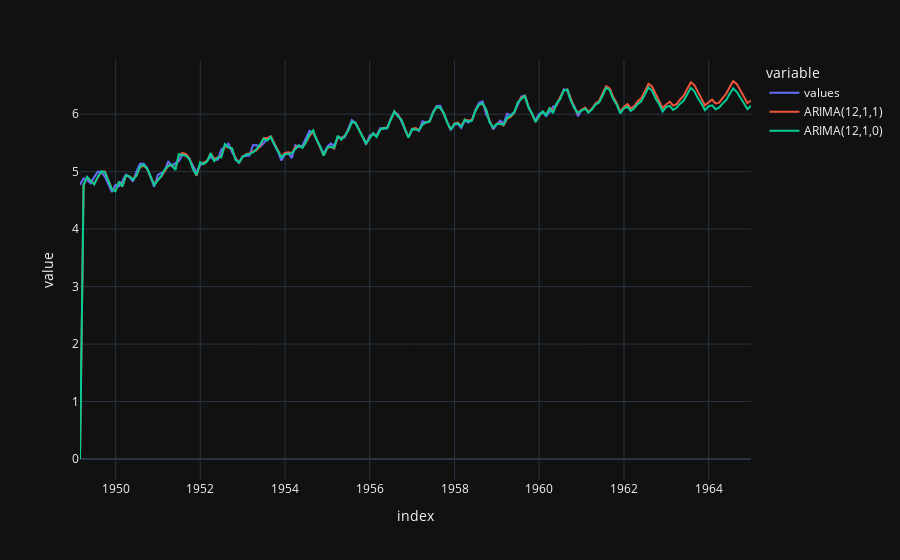

The notebook cell this image was saved under:
### Code cell
df_forecast.plot()

### Figure 1 — Plotly figure (JSON) as saved in the notebook; plotly's stock layout.template omitted (floating-point values rounded to 4 significant figures; data arrays with more than 128 entries replaced by an {"elided": "..."} marker saying what was removed)
{"data": [{"hovertemplate": "variable=values<br>index=%{x}<br>value=%{y}<extra></extra>", "legendgroup": "values", "line": {"color": "#636efa", "dash": "solid"}, "marker": {"symbol": "circle"}, "mode": "lines", "name": "values", "orientation": "v", "showlegend": true, "type": "scatter", "x": {"elided": "191 str values"}, "xaxis": "x", "y": {"elided": "191 float values"}, "yaxis": "y"}, {"hovertemplate": "variable=ARIMA(12,1,1)<br>index=%{x}<br>value=%{y}<extra></extra>", "legendgroup": "ARIMA(12,1,1)", "line": {"color": "#EF553B", "dash": "solid"}, "marker": {"symbol": "circle"}, "mode": "lines", "name": "ARIMA(12,1,1)", "orientation": "v", "showlegend": true, "type": "scatter", "x": {"elided": "191 str values"}, "xaxis": "x", "y": {"elided": "191 float values"}, "yaxis": "y"}, {"hovertemplate": "variable=ARIMA(12,1,0)<br>index=%{x}<br>value=%{y}<extra></extra>", "legendgroup": "ARIMA(12,1,0)", "line": {"color": "#00cc96", "dash": "solid"}, "marker": {"symbol": "circle"}, "mode": "lines", "name": "ARIMA(12,1,0)", "orientation": "v", "showlegend": true, "type": "scatter", "x": {"elided": "191 str values"}, "xaxis": "x", "y": {"elided": "191 float values"}, "yaxis": "y"}], "layout": {"legend": {"title": {"text": "variable"}, "tracegroupgap": 0}, "margin": {"t": 60}, "xaxis": {"anchor": "y", "domain": [0, 1], "title": {"text": "index"}}, "yaxis": {"anchor": "x", "domain": [0, 1], "title": {"text": "value"}}}}
